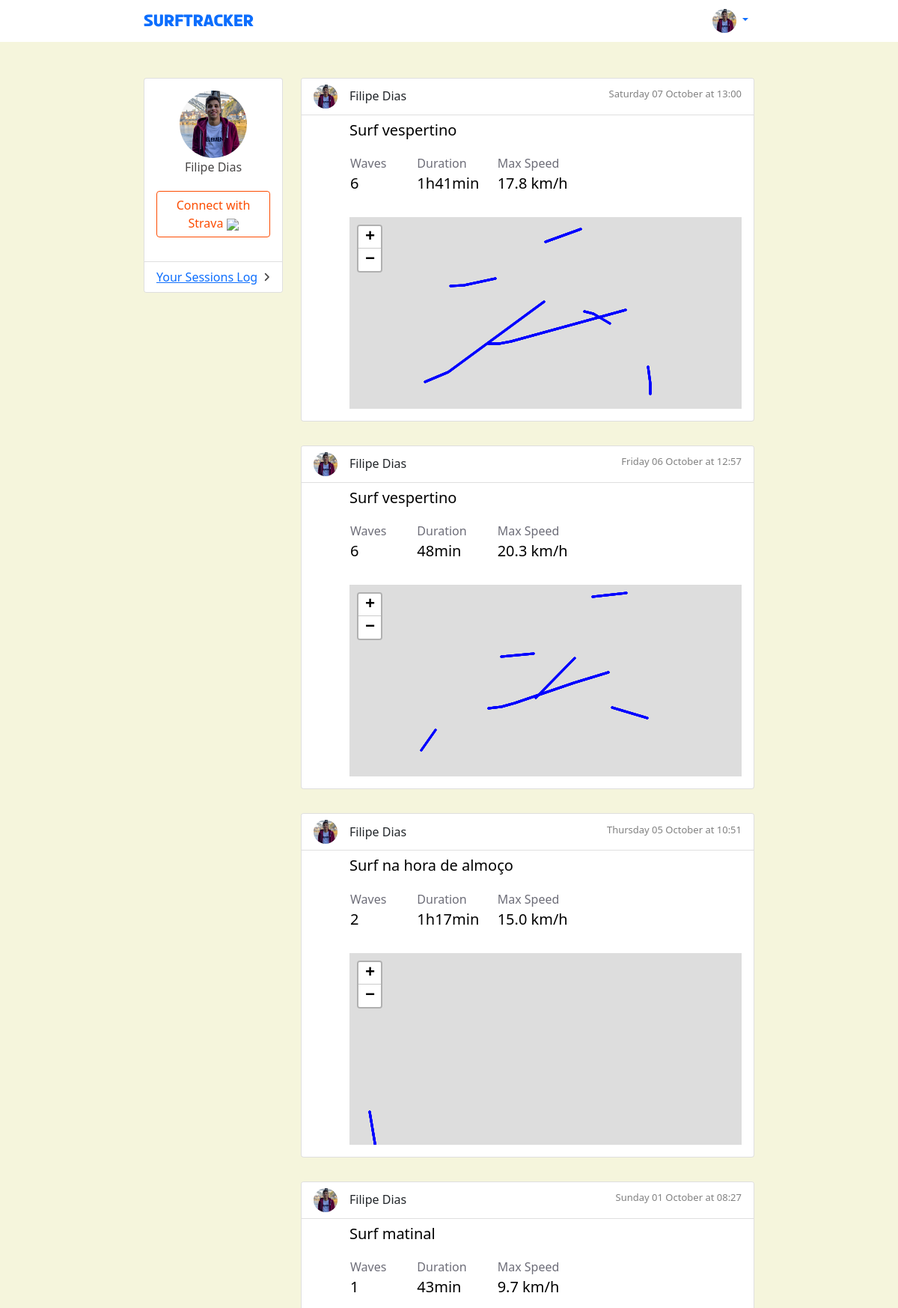
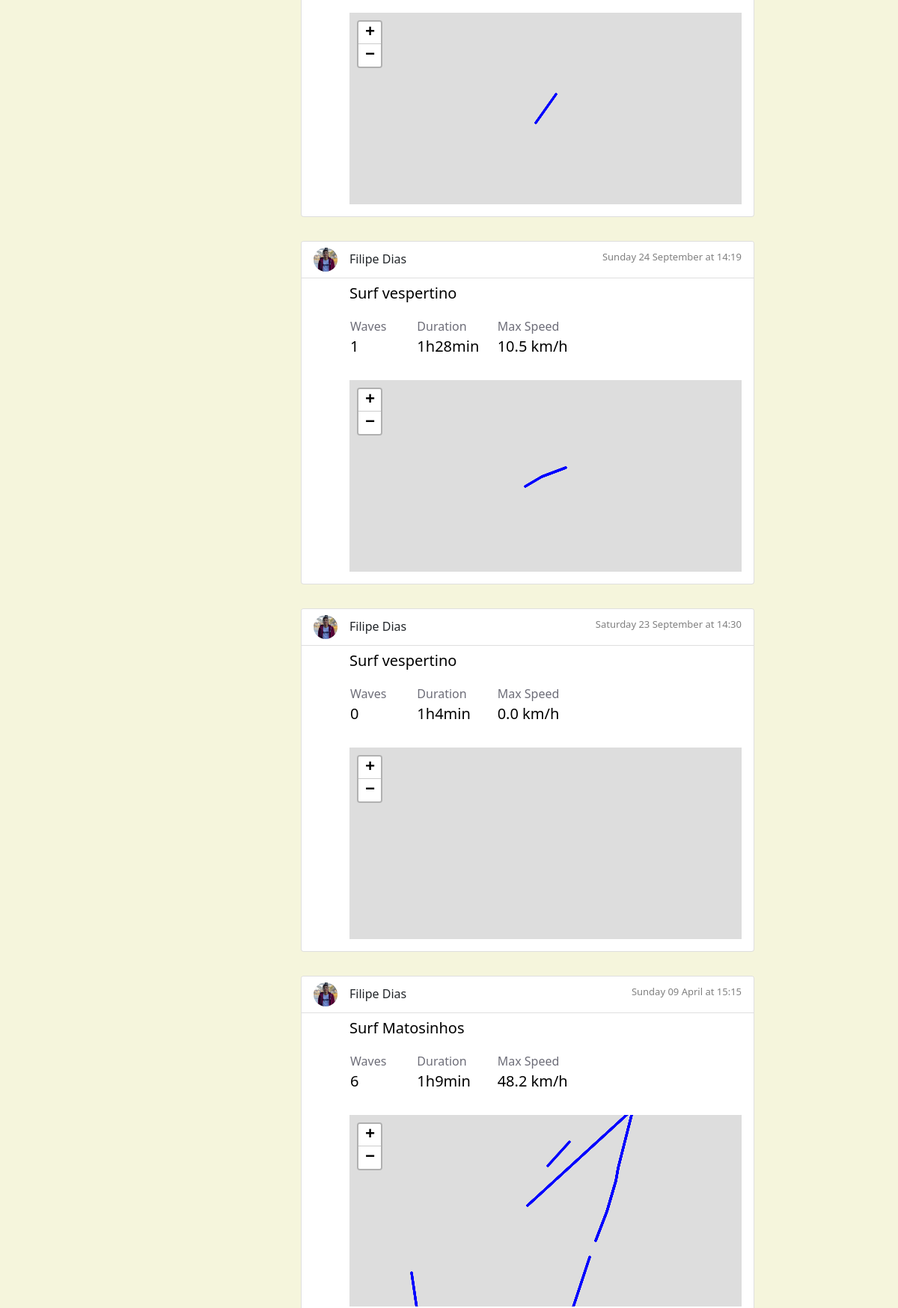
The page / (signed in, upper part) on the database its author committed (2 pictures, top to bottom).
### main/models.py (models this page shows, shortened)
class Surfer(AbstractUser):
    class Meta:
        verbose_name_plural = "Surfers"
    first_name = models.CharField(max_length=30)
    last_name = models.CharField(max_length=30)
    strava_user_id = models.CharField(max_length=90)

class SurfSession(models.Model):
    name = models.CharField("Name", max_length=90, default="")
    surfer = models.ForeignKey(Surfer, on_delete=models.CASCADE)
    location = models.ForeignKey(SurfSpot, on_delete=models.CASCADE, null=True)
    strava_activity_id = models.CharField("Strava Activity", max_length=90)
    number_of_waves = models.IntegerField(default=0)
    duration = models.TimeField("Duration", default=time(0, 0))
    max_speed = models.DecimalField("Speed (km/h)", default=0, max_digits=4, decimal_places=1)
    date = models.DateTimeField(null=True)
    has_gpx_data = models.BooleanField(default=False)
    def display_date(self):
        import pytz
        local_tz = pytz.timezone('Europe/Lisbon')
        dt_begin_today = datetime.now(local_tz).replace(hour=0, minute=0)
        dt_begin_yesterday = dt_begin_today - timedelta(days=1)
        if self.date > dt_begin_today:
            return f"Today at {self.date.strftime('%H:%M')}"
        elif self.date > dt_begin_yesterday:
            return f"Yesterday at {self.date.strftime('%H:%M')}"
        else:
            return f"{self.date.strftime('%A')} {self.date.strftime('%d %B')} at {self.date.strftime('%H:%M')}"
    def display_duration(self):
        return f"{self.duration.minute}min" if self.duration.hour == 0 else f"{self.duration.hour}h{self.duration.minute}min"
    def display_max_speed(self):
        return f"{self.max_speed} km/h"

### main/views.py (the view)
# urls.py: re_path(r'^$', views.home, name="home"),
@require_http_methods(["GET"])
@login_required
def home(request):
    surfer_sessions = SurfSession.objects.filter(surfer=request.user).order_by('-date')
    gpxs_data = []
    for s in surfer_sessions:
        gpx_session_waves = get_session_gpx(s)
        session_data = {
            'session_id': s.id,
            'name': s.name,
            'spot_lat': float(s.location.latitude),
            'spot_long': float(s.location.longitude),
            'wave_points': gpx_session_waves
        }
        gpxs_data.append(session_data)
    vc = {
        'surfer': request.user,
        'sessions': surfer_sessions,
        'gpxs_data': gpxs_data
    }
    return render(request, 'home.html', {'vc': vc})

### main/views.py (called while the page is built)
def get_session_gpx(s):
    gpx_session_waves = list()
    session_waves = Wave.objects.filter(session=s)
    for w in session_waves:
        session_wave_gpx = list()
        session_wave = WavePoint.objects.filter(wave=w)
        for wp in session_wave:
            session_wave_gpx.append({
                "latitude": float(wp.latitude),
                "longitude": float(wp.longitude),
                "time": wp.time.strftime('%Y-%m-%d %H:%M:%S'),
            })
            gpx_session_waves.append(session_wave_gpx)
    return gpx_session_waves

### templates/home.html (shortened to what this page needs)
<!DOCTYPE html>
{% load static %}
<html lang="en">
    <head>
        <link href="https://cdn.jsdelivr.net/npm/simple-datatables@latest/dist/style.css" rel="stylesheet" />
        <link href="{% static 'css/styles.css' %}" rel="stylesheet" />
        <link href="{% static 'css/home.css' %}" rel="stylesheet" /><script src="https://cdn.jsdelivr.net/npm/bootstrap@5.1.3/dist/js/bootstrap.bundle.min.js"></script>
        <link rel="stylesheet" href="https://unpkg.com/leaflet@1.9.2/dist/leaflet.css" />
    </head>
    <body class="sb-nav-fixed">
        <nav class="sb-topnav navbar navbar-expand navbar-bg">
            <div class="navbar-content">
              <a class="navbar-brand" href="index.html">SurfTracker</a>
              <ul class="navbar-nav">
                  <li class="nav-item dropdown">
                      <a class="nav-link dropdown-toggle" id="navbarDropdown" href="#" role="button" data-bs-toggle="dropdown" aria-expanded="false">
                        <img class="avatar-img avatar-sm" src="{% static 'avatars/'%}{{vc.surfer.id}}.png">
                      </a>
                  </li>
              </ul>
            </div>
        </nav>
        <div id="layoutSidenav">
            <div id="layoutSidenav_content">
                <main>
                    <div class="page-content">
                        <div class="row mt-5 ">
                            <div class="col-xl-3 col-md-6">
                                <div class="card profile-card">
                                    <div class="card-body">
                                        <div class="avatar avatar-surfer avatar-lg">
                                            <div class="avatar-content">
                                                <div class="avatar-img-wrapper">
                                                    <img class="avatar-img" src="{% static 'avatars/'%}{{vc.surfer.id}}.png">
                                                </div>
                                            </div>
                                        </div>
                                        <div class="text-center">{{vc.surfer.first_name}} {{vc.surfer.last_name}}
                                        </div>
                                        <div class="text-center mt-3 mb-3">
                                            <a onclick="click_update_strava()" class="btn btn-outline-strava cursor-pointer">
                                                <span>Connect with Strava</span>
                                                <img class="strava-logo" src="{% static 'avatars/strava_logo.png'%}">
                                            </a>
                                        </div>
                                    </div>
                                    <div class="card-footer d-flex align-items-center justify-content-between">
                                        <a class="" >Your Sessions Log</a>
                                        <div class="small"><i class="fas fa-angle-right"></i></div>
                                    </div>
                                </div>
                            </div>
                            <div class="col-xl-9 col-md-6">
                                {% for session in vc.sessions %}
                                    <div class="card card-session">
                                        <div class="card-header">
                                            <img class="avatar-img avatar-sm"  src="{% static 'avatars/'%}{{session.surfer.id}}.png">
                                            <div class="session-surfer-name">{{session.surfer.first_name}} {{session.surfer.last_name}}</div>
                                            <div class="session-date">{{session.display_date}}</div>
                                        </div>
                                        <div class="card-body session-card-body">
                                            <h5 class="session-card-title">
                                                <a href="/session/{{session.id}}">{{session.name}}</a>
                                            </h5>
                                            <table class="table-session-stats">
                                                <thead>
                                                    <th>Waves</th>
                                                    <th>Duration</th>
                                                    <th>Max Speed</th>
                                                </thead>
                                                <tbody>
                                                    <td>{{session.number_of_waves}}</td>
                                                    <td>{{session.display_duration}}</td>
                                                    <td>{{session.display_max_speed}}</td>
                                                </tbody>
                                            </table>
                                            <div id="map_{{session.id}}" class="session-map" >
                                            </div>
                                        </div>
                                    </div>
                                {% endfor %}
                            </div>
                        </div>
                    </div>
                </main>
            </div>
        </div>
    </body>
</html>

### static/css/home.css (style rules this page uses)
.navbar-content { display: flex; margin-left: 16%; margin-right: 16%; width: 100%; }
.navbar-nav { float: right; margin-left:auto; }
.page-content { margin-left: 16%; margin-right: 16%; }
.navbar-brand { padding-top: 0.6125rem; font-family: "Apple Tea"; }
.navbar-bg { background-color: white; color: dodgerblue; }
.sb-nav-fixed { background-color: beige; }
.profile-card, .card-footer { background-color: white; color: #474545; }
.card-header { display: flex; background-color: white; }
.card-session { margin-bottom: 2rem; }
.avatar-athlete img, .avatar-surfer, .avatar-img { border-radius: 50%; background-color: #f7f7fa; }
.avatar-lg, .avatar-lg .avatar-img { height: 90px; width: 90px; margin-left: auto; margin-right: auto; }
.avatar-sm, .avatar-sm .avatar-img { height: 32px; width: 32px; }
.avatar-content { display: table-row; }
.session-surfer-name { margin-left: 1rem; padding-top: 0.2rem; }
.session-date { margin-left: auto; padding-top: 0.2rem; color: gray; font-size: small; }
.session-card-body { padding-left: 1rem; padding-right: 1rem; padding-top: 0.5rem; padding-bottom: 1rem; }
.session-card-title { margin-bottom: 1.2rem; margin-left: 3rem; color:#474545; font-weight: 400; }
.session-card-title a { color: black; text-decoration: none; }
.table-session-stats { margin-left: 3rem; margin-bottom: 2rem; }
.table-session-stats th { font-weight: 400; color:#6d6d78; padding-right: 2.5rem; }
.table-session-stats td { font-size: 20px; line-height: 25px; color:#6d6d78; color: black; }
.session-map { height: 16rem; margin-left: 3rem; }
.btn-outline-strava { border-color: #FC4C02; color: #FC4C02; margin-top: 0.25rem; }
.strava-logo { max-width: 1.3rem; }

### rows shown on the page
Surfer: surfer.first_name "Filipe", surfer.last_name "Dias"
SurfSession: surfer.first_name "Filipe", surfer.last_name "Dias", display_date "Saturday 07 October at 13:00", name "Surf vespertino", number_of_waves "6", display_duration "1h41min", display_max_speed "17.8 km/h"
SurfSession: surfer.first_name "Filipe", surfer.last_name "Dias", display_date "Friday 06 October at 12:57", name "Surf vespertino", number_of_waves "6", display_duration "48min", display_max_speed "20.3 km/h"
SurfSession: surfer.first_name "Filipe", surfer.last_name "Dias", display_date "Thursday 05 October at 10:51", name "Surf na hora de almoço", number_of_waves "2", display_duration "1h17min", display_max_speed "15.0 km/h"
SurfSession: surfer.first_name "Filipe", surfer.last_name "Dias", display_date "Sunday 01 October at 08:27", name "Surf matinal", number_of_waves "1", display_duration "43min", display_max_speed "9.7 km/h"
SurfSession: surfer.first_name "Filipe", surfer.last_name "Dias", display_date "Sunday 24 September at 14:19", name "Surf vespertino", number_of_waves "1", display_duration "1h28min", display_max_speed "10.5 km/h"
SurfSession: surfer.first_name "Filipe", surfer.last_name "Dias", display_date "Saturday 23 September at 14:30", name "Surf vespertino", number_of_waves "0", display_duration "1h4min", display_max_speed "0.0 km/h"
SurfSession: surfer.first_name "Filipe", surfer.last_name "Dias", display_date "Sunday 09 April at 15:15", name "Surf Matosinhos", number_of_waves "6", display_duration "1h9min", display_max_speed "48.2 km/h"
